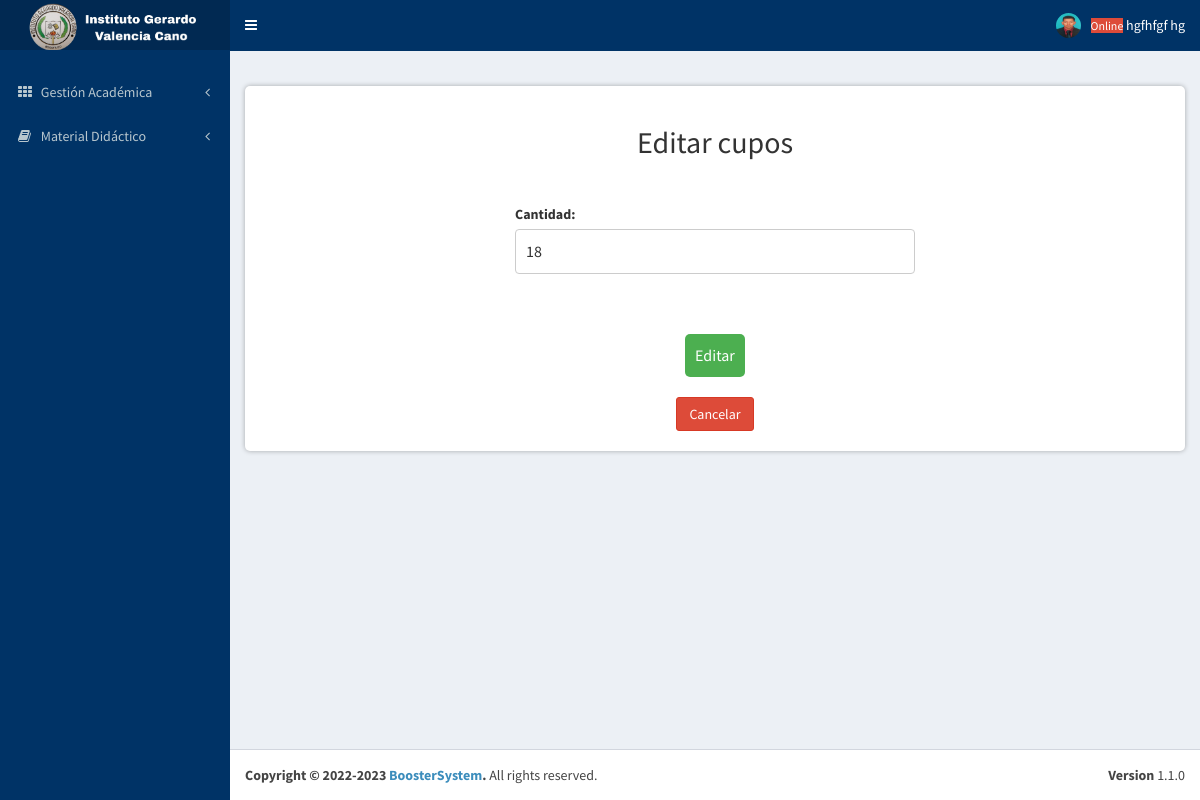
/admisiones/editarCupos.php?id=9 (signed in), run on the app's committed database.
### tables this page shows
CREATE TABLE `usuarios` (
  `idUsuario` int(11) NOT NULL AUTO_INCREMENT,
  `tipoDocumentoUsuario` enum('CC','CE') NOT NULL DEFAULT 'CC',
  `documentoUsuario` varchar(20) NOT NULL,
  `nombresUsuario` varchar(100) NOT NULL,
  `apellidosUsuario` varchar(100) NOT NULL,
  `telefonoUsuario` varchar(20) NOT NULL,
  `correoUsuario` varchar(120) NOT NULL,
  `passwordUsuario` varchar(120) NOT NULL,
  `estadoUsuario` enum('activo','inactivo') NOT NULL,
  `rol_idRol` int(11) NOT NULL,
  PRIMARY KEY (`idUsuario`),
  KEY `rol_idRol` (`rol_idRol`),
  CONSTRAINT `usuarios_ibfk_1` FOREIGN KEY (`rol_idRol`) REFERENCES `rol` (`idRol`) ON DELETE CASCADE
);

CREATE TABLE `cupos` (
  `idCupos` int(11) NOT NULL AUTO_INCREMENT,
  `jornadaAcademica` varchar(45) NOT NULL,
  `grado` varchar(45) NOT NULL,
  `cantidad` varchar(45) NOT NULL,
  PRIMARY KEY (`idCupos`)
);

### admisiones/includes/verificarAcceso.php (called while the page is built, shortened)
<?php
include('conexion.php');
if(isset($_SESSION['documentoUsuario'])){
    $documentoUsuario_sesion = $_SESSION['documentoUsuario'];
$consulta = "SELECT * FROM usuarios WHERE documentoUsuario = '$documentoUsuario_sesion'";
$resultado = mysqli_query($conexion, $consulta);
if ($resultado && mysqli_num_rows($resultado) > 0) {
    $fila = mysqli_fetch_assoc($resultado);
    $nombresUsuario = $fila['nombresUsuario'];
    $apellidosUsuario = $fila['apellidosUsuario'];
}
}else{
    header('Location: ../login');
}
?>

### admisiones/editarCupos.php (the view, shortened to what this page needs)
<?php include_once 'includes/verificarAcceso.php'; ?>
<?php
$idCupos = $_GET['id'];
$conexion = mysqli_connect("localhost", "root", "", "boostersystem");
$consulta = "SELECT * FROM cupos WHERE idCupos = $idCupos";
$resultado = mysqli_query($conexion, $consulta);
$cantidad = mysqli_fetch_assoc($resultado);
?>
<!DOCTYPE html>
<html>
<head>
  <link rel="stylesheet" href="../Layout/css/bootstrap.min.css">
  <link rel="stylesheet" href="../Layout/css/font-awesome.css">
  <link rel="stylesheet" href="../Layout/css/AdminLTE.min.css">
  <link rel="stylesheet" href="css/stilos.css">
     <link rel="stylesheet" href="../Layout/css/_all-skins.min.css">
   </head>
   <body class="hold-transition skin-blue sidebar-mini">
    <div class="wrapper">
    <?php include_once '../templates/cabecera.php'; ?>
    <?php include_once '../templates/menu.php'; ?>
    <div class="content-wrapper">
    <section class="content">
        <section class="estilo">
            <h2 class="text-center">Editar cupos</h2>
            <form action="includes/editarCupos.php" method="POST">
                <div class="form-group">
                    <label for="cantidad">Cantidad:</label>
                    <input type="text" id="cantidad" name="cantidad"  value="<?php echo $cantidad['cantidad']; ?>" required>
                </div>
                <input type="hidden" name="idCupos" value="<?php echo $cantidad['idCupos']; ?>"><br>
                <div class="mb-3">
                    <button type="submit" class="btn btn-success">Editar</button>
                    <a href="./consultarCupos.php" class="btn btn-danger">Cancelar</a>
                </div>
            </form>
        </section>
    </section>
    </div>
    </div>
<?php include_once '../templates/pie.php'; ?>
</body>
</html>

### templates/cabecera.php (shortened to what this page needs)
<header class="main-header">
    <a href="../inicio.php" class="logo">
        <span class="logo-lg"><img src="../img/logo.png" alt="" height="50px"></span>
    </a>
    <nav class="navbar navbar-static-top" role="navigation">
        <a href="#" class="sidebar-toggle" data-toggle="offcanvas" role="button">
        </a>
        <div class="navbar-custom-menu">
            <ul class="nav navbar-nav">
                <li class="dropdown user user-menu">
                    <a href="#" class="dropdown-toggle" data-toggle="dropdown">
                        <small class="bg-red">Online</small>
                        <span class="hidden-xs"><?php echo $nombresUsuario." ".$apellidosUsuario?></span>
                        <img src="../img/perfil.jpg" class="user-image" alt="Imagen de perfil">
                    </a>
                </li>
            </ul>
        </div>
    </nav>
</header>

### admisiones/css/stilos.css (style rules this page uses)
h2 { text-align: center; }
.estilo { margin: 20px 0; padding: 20px; background-color: #fff; border-radius: 5px; box-shadow: 0px 0px 5px rgba(0, 0, 0, 0.3); overflow-x: auto; }
form { margin-top: 5%; display: flex; flex-direction: column; align-items: center; }
.form-group { display: flex; flex-direction: column; margin-bottom: 20px; width: 100%; max-width: 400px; }
label { margin-bottom: 5px; }
input, select { padding: 10px; border: 1px solid #ccc; border-radius: 4px; font-size: 16px; width: 100%; }
button[type="submit"] { margin: 20px auto; display: block; padding: 10px; border-radius: 5px; border: none; background-color: #4CAF50; color: white; font-size: 16px; cursor: pointer; }

### data on the page
usuarios: nombresUsuario "hgfhfgf", apellidosUsuario "hg"
cupos: cantidad "18"
